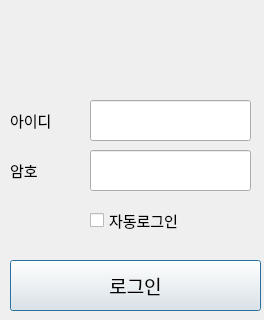
<?xml version="1.0" encoding="UTF-8"?>
<ui version="4.0">
 <class>loginDialog</class>
 <widget class="QDialog" name="loginDialog">
  <property name="geometry">
   <rect>
    <x>0</x>
    <y>0</y>
    <width>264</width>
    <height>320</height>
   </rect>
  </property>
  <property name="windowTitle">
   <string>로그인</string>
  </property>
  <property name="windowIcon">
   <iconset>
    <normaloff>3.ico</normaloff>3.ico</iconset>
  </property>
  <widget class="QLabel" name="label">
   <property name="geometry">
    <rect>
     <x>10</x>
     <y>100</y>
     <width>71</width>
     <height>41</height>
    </rect>
   </property>
   <property name="font">
    <font>
     <family>맑은 고딕</family>
     <pointsize>11</pointsize>
    </font>
   </property>
   <property name="text">
    <string>아이디</string>
   </property>
  </widget>
  <widget class="QLineEdit" name="line_username">
   <property name="geometry">
    <rect>
     <x>90</x>
     <y>100</y>
     <width>161</width>
     <height>41</height>
    </rect>
   </property>
   <property name="font">
    <font>
     <family>맑은 고딕</family>
     <pointsize>11</pointsize>
    </font>
   </property>
  </widget>
  <widget class="QLineEdit" name="line_password">
   <property name="geometry">
    <rect>
     <x>90</x>
     <y>150</y>
     <width>161</width>
     <height>41</height>
    </rect>
   </property>
   <property name="font">
    <font>
     <family>맑은 고딕</family>
     <pointsize>11</pointsize>
    </font>
   </property>
   <property name="text">
    <string/>
   </property>
   <property name="echoMode">
    <enum>QLineEdit::Password</enum>
   </property>
  </widget>
  <widget class="QLabel" name="label_2">
   <property name="geometry">
    <rect>
     <x>10</x>
     <y>150</y>
     <width>71</width>
     <height>41</height>
    </rect>
   </property>
   <property name="font">
    <font>
     <family>맑은 고딕</family>
     <pointsize>11</pointsize>
    </font>
   </property>
   <property name="text">
    <string>암호</string>
   </property>
  </widget>
  <widget class="QPushButton" name="btn_login">
   <property name="geometry">
    <rect>
     <x>10</x>
     <y>260</y>
     <width>251</width>
     <height>51</height>
    </rect>
   </property>
   <property name="font">
    <font>
     <family>맑은 고딕</family>
     <pointsize>14</pointsize>
    </font>
   </property>
   <property name="text">
    <string>로그인</string>
   </property>
   <property name="icon">
    <iconset>
     <normaloff>3.png</normaloff>3.png</iconset>
   </property>
   <property name="iconSize">
    <size>
     <width>48</width>
     <height>48</height>
    </size>
   </property>
  </widget>
  <widget class="QLabel" name="label_3">
   <property name="geometry">
    <rect>
     <x>20</x>
     <y>10</y>
     <width>231</width>
     <height>41</height>
    </rect>
   </property>
   <property name="text">
    <string/>
   </property>
   <property name="pixmap">
    <pixmap>bitmetaSmall.png</pixmap>
   </property>
   <property name="scaledContents">
    <bool>true</bool>
   </property>
  </widget>
  <widget class="QCheckBox" name="chk_autologin">
   <property name="geometry">
    <rect>
     <x>90</x>
     <y>200</y>
     <width>161</width>
     <height>41</height>
    </rect>
   </property>
   <property name="font">
    <font>
     <family>(한)신문고딕</family>
     <pointsize>11</pointsize>
    </font>
   </property>
   <property name="text">
    <string>자동로그인</string>
   </property>
  </widget>
  <widget class="QLabel" name="label_4">
   <property name="geometry">
    <rect>
     <x>150</x>
     <y>50</y>
     <width>101</width>
     <height>41</height>
    </rect>
   </property>
   <property name="font">
    <font>
     <family>맑은 고딕</family>
     <pointsize>11</pointsize>
    </font>
   </property>
   <property name="text">
    <string/>
   </property>
   <property name="pixmap">
    <pixmap>upbit.jpg</pixmap>
   </property>
  </widget>
 </widget>
 <resources/>
 <connections/>
</ui>
